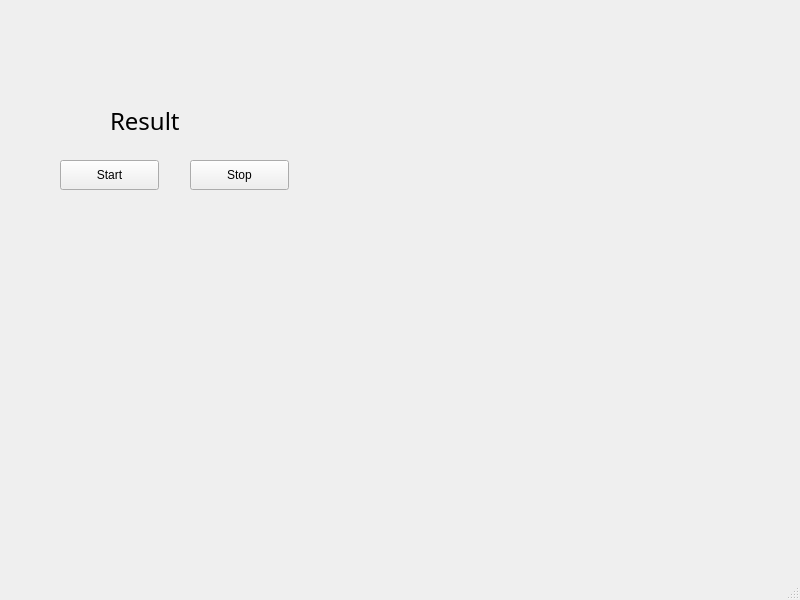
<?xml version="1.0" encoding="UTF-8"?>
<ui version="4.0">
 <class>mainWindow</class>
 <widget class="QMainWindow" name="mainWindow">
  <property name="geometry">
   <rect>
    <x>0</x>
    <y>0</y>
    <width>800</width>
    <height>600</height>
   </rect>
  </property>
  <property name="windowTitle">
   <string>MainWindow</string>
  </property>
  <widget class="QWidget" name="centralwidget">
   <widget class="QPushButton" name="btnStart">
    <property name="geometry">
     <rect>
      <x>60</x>
      <y>160</y>
      <width>99</width>
      <height>30</height>
     </rect>
    </property>
    <property name="text">
     <string>Start</string>
    </property>
   </widget>
   <widget class="QPushButton" name="btnStop">
    <property name="geometry">
     <rect>
      <x>190</x>
      <y>160</y>
      <width>99</width>
      <height>30</height>
     </rect>
    </property>
    <property name="text">
     <string>Stop</string>
    </property>
   </widget>
   <widget class="QLabel" name="lblResult">
    <property name="geometry">
     <rect>
      <x>110</x>
      <y>100</y>
      <width>141</width>
      <height>41</height>
     </rect>
    </property>
    <property name="font">
     <font>
      <family>NanumGothic</family>
      <pointsize>18</pointsize>
     </font>
    </property>
    <property name="text">
     <string>Result</string>
    </property>
   </widget>
  </widget>
  <widget class="QMenuBar" name="menubar">
   <property name="geometry">
    <rect>
     <x>0</x>
     <y>0</y>
     <width>800</width>
     <height>28</height>
    </rect>
   </property>
  </widget>
  <widget class="QStatusBar" name="statusbar"/>
 </widget>
 <resources/>
 <connections/>
</ui>
